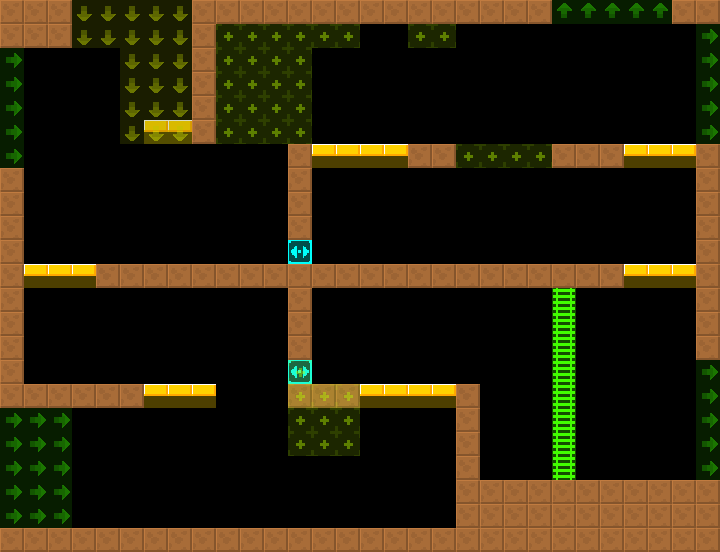

A 2D game scene composited from a Tiled map and its tileset images. What follows is a short description and the map's XML, with each tile layer's data collapsed to a summary:
An orthogonal 30x23 tile map with 24x24 px tiles, 2 tile layers (col, lnk), 2 tilesets and 1 object (BreakableGround).

<map version="1.4" tiledversion="1.4.2" orientation="orthogonal" renderorder="right-down" width="30" height="23" tilewidth="24" tileheight="24" infinite="0" nextlayerid="4" nextobjectid="8">
 <tileset firstgid="6" source="../../lnk.tsx" />
 <tileset firstgid="1" source="../../col.tsx" />
 <layer id="1" name="col" width="30" height="23">
  <data>[690 cells, 177 non-empty, 4 distinct tile ids]</data>
 </layer>
 <layer id="2" name="lnk" width="30" height="23" opacity="0.5">
  <data>[690 cells, 95 non-empty, 4 distinct tile ids]</data>
 </layer>
 <objectgroup id="3" name="markers" opacity="0.5">
  <object id="1" name="BreakableGround" type="BreakableGround" x="456" y="144" width="96" height="24">
   <properties>
    <property name="yr" value="0" />
    <property name="xr" value="0" />
   </properties>
  </object>
 </objectgroup>
</map>
